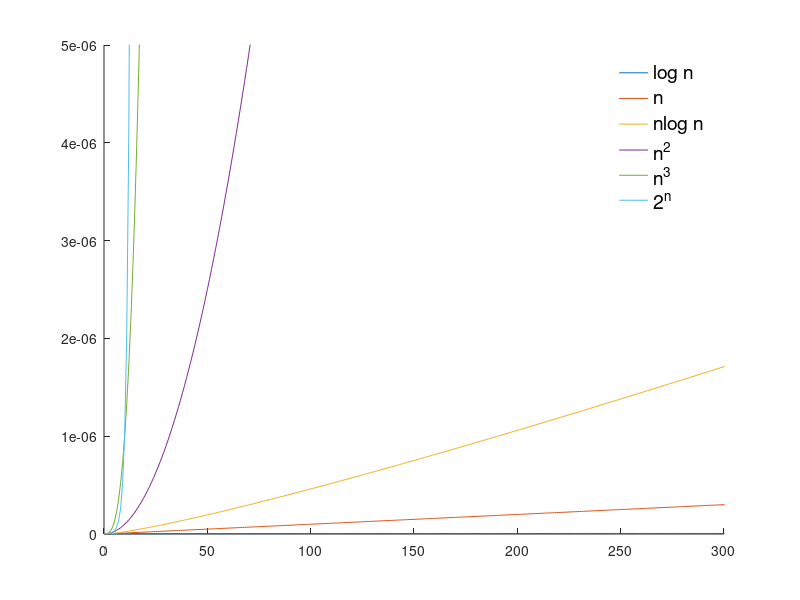

MATLAB code to generate this figure:
% MATLAB/Octave script to plot graph for q14
MIN_X = 0;
MAX_X = 300;
MAX_X_DISPLAY = 10000;
MIN_Y = 0;
MAX_Y = 0.000005;

secondsPerStep = 10^(-9);

% Set up figure
disp("Plotting graph for q14...");
axis([MIN_X, MAX_X, MIN_Y, MAX_Y]);
hold on;
x = MIN_X:MAX_X_DISPLAY;

% Plot each curve
plot(x, log(x) .* secondsPerStep);
plot(x, x .* secondsPerStep);
plot(x, log(x) .* x .* secondsPerStep);
plot(x, power(x, 2) .* secondsPerStep);
plot(x, power(x, 3) .* secondsPerStep);
plot(x, power(2, x) .* secondsPerStep);

% Configure legend
h = legend("log n", "n", "n\log n", "n^2", "n^3", "2^n");
legend boxoff;
set(h, "fontsize", 14);

% Don't automatically exit after plotting
pause
